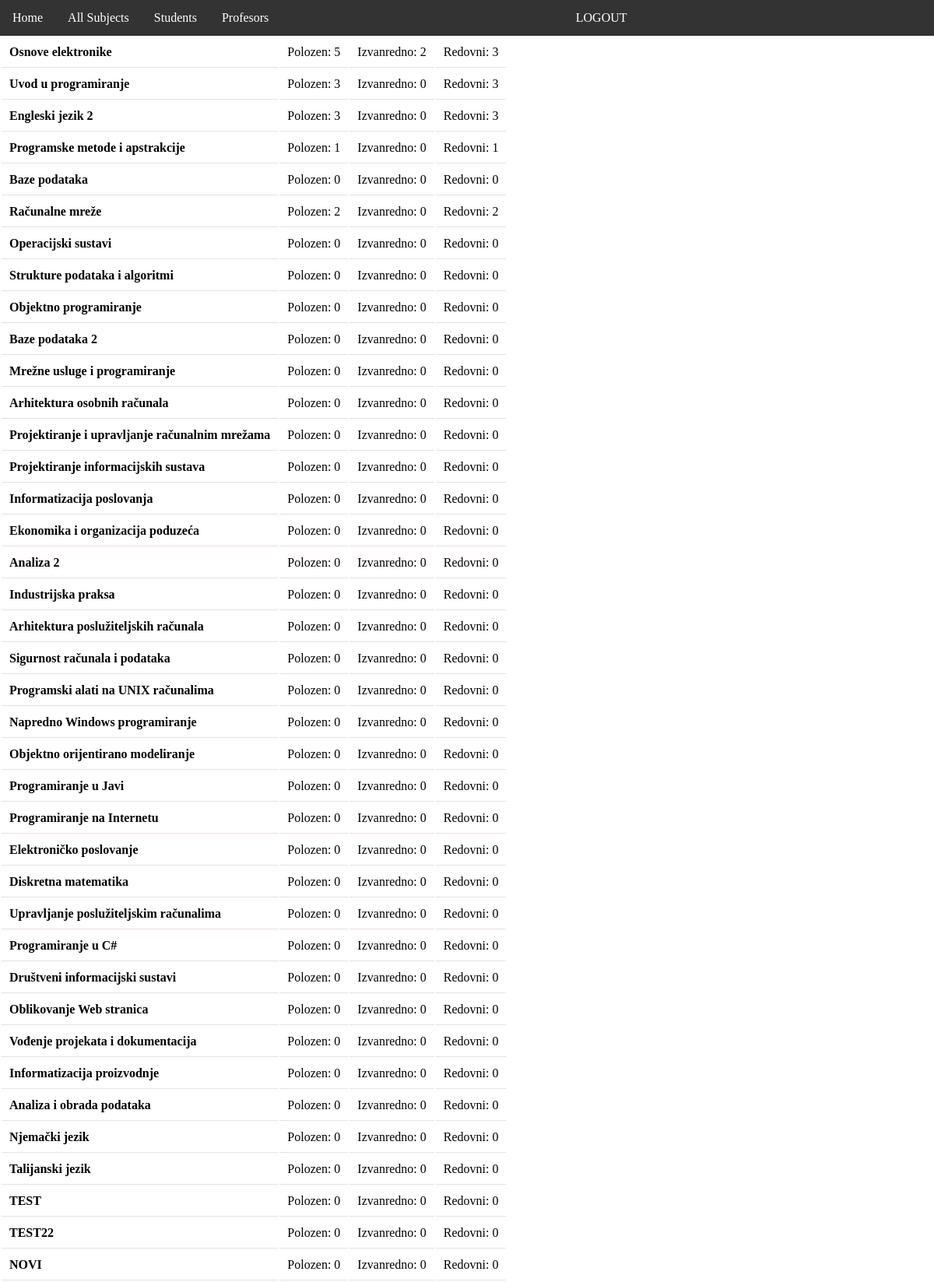
Page /list_polozeni/ (signed in, upper part) on the committed database.
### seminar/models.py (models this page shows, shortened)
class Predmeti(models.Model):
    naziv = models.CharField(max_length=255)
    nositelj = models.ForeignKey(User, on_delete=models.CASCADE, related_name='profesor', limit_choices_to={'uloga__naziv': 'PROF'})
    kod = models.CharField(max_length=50)
    program = models.TextField()
    ects = models.IntegerField()
    sem_red = models.CharField(max_length=10)
    sem_izv = models.CharField(max_length=10)
    izborni = models.CharField(max_length=2, choices=(('da', 'Da'), ('ne', 'Ne')))

### seminar/views.py (the view)
# urls.py: path('list_polozeni/', views.list_polozeni, name='list_polozeni'),
@admin_required
def list_polozeni(request):
    subjects = Predmeti.objects.all()
    students = User.objects.filter(uloga__naziv='STU')
    counts = count_polozeni()
    return render(request, 'list_polozeni.html', {'subjects': subjects, 'students':students, 'counts': counts})

### seminar/models.py (called while the page is built)
    def __str__(self):
        return self.username

### seminar/views.py (called while the page is built)
def count_polozeni():
    counts = {}
    subjects = Predmeti.objects.all().distinct()
    for subject in subjects:
        students_polozen = Upisi.objects.filter(predmet=subject, status='polozen').count()
        students_izvanredno = Upisi.objects.filter(predmet=subject, student__status='izvanredni', status='polozen').count()
        students_redovni = Upisi.objects.filter(predmet=subject, student__status='redovni', status='polozen').count()
        counts[subject.naziv] = {
            'polozen': students_polozen,
            'izvanredno': students_izvanredno,
            'redovno': students_redovni,
        }
    return counts

### seminar/templates/list_polozeni.html (shortened to what this page needs)
{% extends 'base.html' %}
{% block content%}
<div>
    <table>
        {% for subject, count in counts.items %}
        <tr>
            <td><b>{{ subject }}</b></td>
            <td>Polozen: {{ count.polozen }}</td>
            <td>Izvanredno: {{ count.izvanredno }}</td>
            <td>Redovni: {{ count.redovno }}</td>
        </tr>
        {% endfor %}
    </table>
</div>
{% endblock %}

### static/css/style.css (style rules this page uses)
*, body { margin: 0; }
td { border-bottom: 1px solid #e9e0e0; padding: 10px; }

### rows in the picture
Predmeti: counts "Osnove elektronike"
Predmeti: counts "Uvod u programiranje"
Predmeti: counts "Engleski jezik 2"
Predmeti: counts "Programske metode i apstrakcije"
Predmeti: counts "Baze podataka"
Predmeti: counts "Računalne mreže"
Predmeti: counts "Operacijski sustavi"
Predmeti: counts "Strukture podataka i algoritmi"
Predmeti: counts "Objektno programiranje"
Predmeti: counts "Baze podataka 2"
Predmeti: counts "Mrežne usluge i programiranje"
Predmeti: counts "Arhitektura osobnih računala"
Predmeti: counts "Projektiranje i upravljanje računalnim mrežama"
Predmeti: counts "Projektiranje informacijskih sustava"
Predmeti: counts "Informatizacija poslovanja"
Predmeti: counts "Ekonomika i organizacija poduzeća"
Predmeti: counts "Analiza 2"
Predmeti: counts "Industrijska praksa"
Predmeti: counts "Arhitektura poslužiteljskih računala"
Predmeti: counts "Sigurnost računala i podataka"
Predmeti: counts "Programski alati na UNIX računalima"
Predmeti: counts "Napredno Windows programiranje"
Predmeti: counts "Objektno orijentirano modeliranje"
Predmeti: counts "Programiranje u Javi"
Predmeti: counts "Programiranje na Internetu"
Predmeti: counts "Elektroničko poslovanje"
Predmeti: counts "Diskretna matematika"
Predmeti: counts "Upravljanje poslužiteljskim računalima"
Predmeti: counts "Programiranje u C#"
Predmeti: counts "Društveni informacijski sustavi"
Predmeti: counts "Oblikovanje Web stranica"
Predmeti: counts "Vođenje projekata i dokumentacija"
Predmeti: counts "Informatizacija proizvodnje"
Predmeti: counts "Analiza i obrada podataka"
Predmeti: counts "Njemački jezik"
Predmeti: counts "Talijanski jezik"
Predmeti: counts "TEST"
Predmeti: counts "TEST22"
Predmeti: counts "NOVI"

### other values in the picture
{{ count.polozen }} "5" "3" "3" "1" "0" "2" "0" "0" "0" "0" "0" "0" "0" "0" "0" "0" "0" "0" "0" "0" "0" "0" "0" "0" "0" "0" "0" "0" "0" "0" "0" "0" "0" "0" "0" "0" "0" "0" "0"
{{ count.izvanredno }} "2" "0" "0" "0" "0" "0" "0" "0" "0" "0" "0" "0" "0" "0" "0" "0" "0" "0" "0" "0" "0" "0" "0" "0" "0" "0" "0" "0" "0" "0" "0" "0" "0" "0" "0" "0" "0" "0" "0"
{{ count.redovno }} "3" "3" "3" "1" "0" "2" "0" "0" "0" "0" "0" "0" "0" "0" "0" "0" "0" "0" "0" "0" "0" "0" "0" "0" "0" "0" "0" "0" "0" "0" "0" "0" "0" "0" "0" "0" "0" "0" "0"
